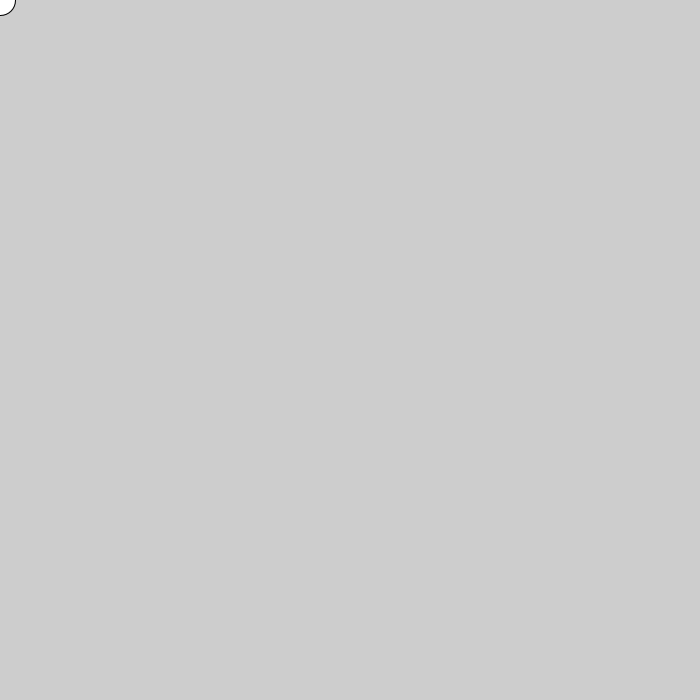
Frame 1 (no input)
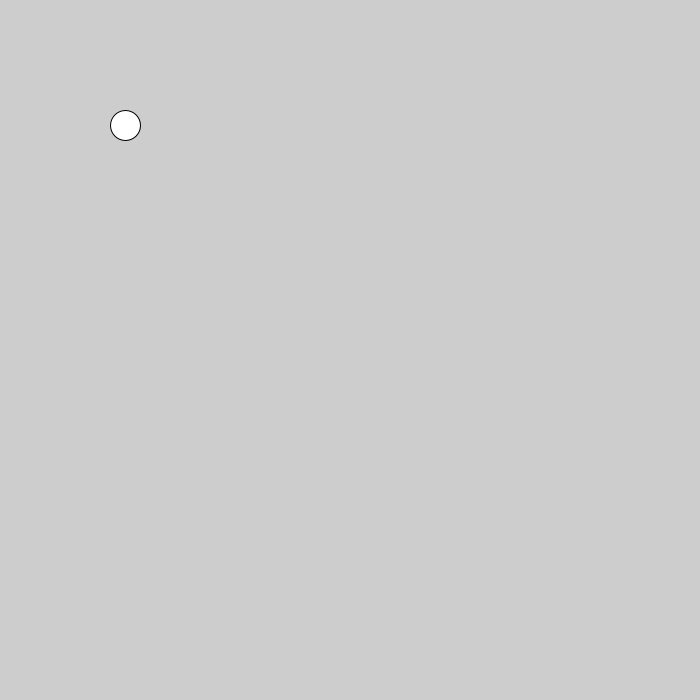
Frame 60 (the mouse pressed at the canvas centre just before this capture)
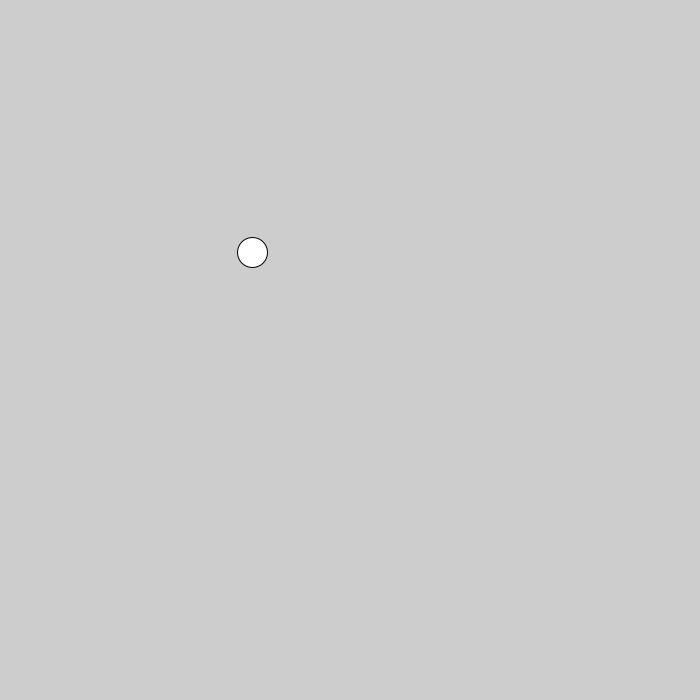
Frame 120 (the mouse held since frame 60 and released just before this capture)

The Processing sketch that drew these frames (run headless with seeded random() and noise(); from frame 60 on, the mouse is pressed at the canvas centre):

// Processing sketch: September27_5
// ── September27_5.pde
float x;
float y;
float angle;
float speed;

void setup() {
    size(700,700);
    angle = PI / 4;
    x = 0;
    y = 0;
    speed = 3;
}

void draw() {
    background(205);
    ellipse(x,y,30,30);
    x += cos(angle) * speed;
    y += sin(angle) * speed;
}
